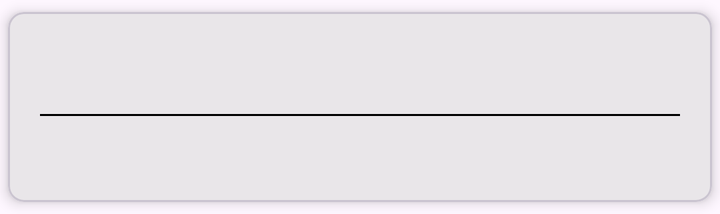
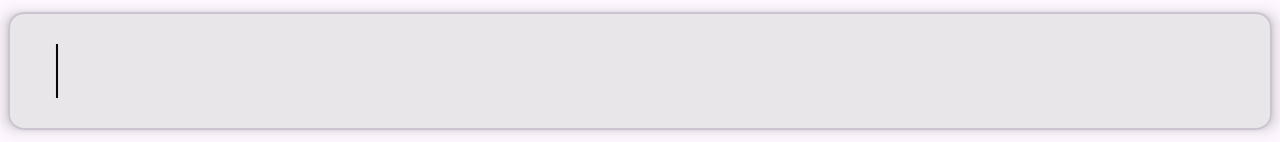

An Android layout and its configuration variant, each rendered on a device that would load it. The default file and the variant file are quoted in full after the pictures.
<!-- AndroidManifest.xml: application theme Theme.NasaJava -->
<!-- res/layout/adapter_item.xml -->
<?xml version="1.0" encoding="utf-8"?>
<com.google.android.material.card.MaterialCardView
    xmlns:android="http://schemas.android.com/apk/res/android"
    xmlns:app="http://schemas.android.com/apk/res-auto"
    android:id="@+id/card_view"
    android:layout_width="match_parent"
    android:layout_height="wrap_content"
    app:cardElevation="4dp"
    app:cardCornerRadius="8dp"
    app:cardPreventCornerOverlap="false"
    app:cardUseCompatPadding="true"
    android:clickable="true"
    android:focusable="true"
    android:checkable="false"
    app:layout_constraintTop_toTopOf="parent"
    app:layout_constraintBottom_toBottomOf="parent"
    app:layout_constraintStart_toStartOf="parent"
    app:layout_constraintEnd_toEndOf="parent"
    >

    <androidx.constraintlayout.widget.ConstraintLayout
        android:layout_width="match_parent"
        android:layout_height="wrap_content"
        android:background="@color/gray"
        >

        <com.google.android.material.textview.MaterialTextView
            android:id="@+id/date_text_view"
            android:layout_width="match_parent"
            android:layout_height="wrap_content"
            android:layout_marginTop="16dp"
            android:layout_marginBottom="8dp"
            android:layout_marginStart="16dp"
            android:layout_marginEnd="16dp"
            android:textAppearance="@android:style/TextAppearance.Material.Title"
            android:textColor="@color/purple_700"
            app:layout_constraintTop_toTopOf="parent"
            app:layout_constraintBottom_toTopOf="@+id/line_view"
            app:layout_constraintStart_toStartOf="parent"
            app:layout_constraintEnd_toEndOf="parent"
            />

        <View
            android:id="@+id/line_view"
            android:layout_width="match_parent"
            android:layout_height="1dp"
            android:layout_marginStart="16dp"
            android:layout_marginEnd="16dp"
            android:background="@color/black"
            app:layout_constraintTop_toBottomOf="@+id/date_text_view"
            app:layout_constraintBottom_toTopOf="@+id/title_text_view"
            app:layout_constraintStart_toStartOf="parent"
            app:layout_constraintEnd_toEndOf="parent"
            />

        <com.google.android.material.textview.MaterialTextView
            android:id="@+id/title_text_view"
            android:layout_width="match_parent"
            android:layout_height="wrap_content"
            android:layout_marginTop="8dp"
            android:layout_marginBottom="16dp"
            android:layout_marginStart="16dp"
            android:layout_marginEnd="16dp"
            android:textAppearance="@android:style/TextAppearance.Material.Body2"
            android:textColor="@color/teal_700"
            app:layout_constraintTop_toBottomOf="@+id/line_view"
            app:layout_constraintBottom_toBottomOf="parent"
            app:layout_constraintStart_toStartOf="parent"
            app:layout_constraintEnd_toEndOf="parent"
            />

    </androidx.constraintlayout.widget.ConstraintLayout>

</com.google.android.material.card.MaterialCardView>
<!-- resources referenced by this layout -->
<resources>
  <color name="black">#FF000000</color>
  <color name="gray">#E9E6E9</color>
  <color name="purple_700">#FF3700B3</color>
  <color name="teal_700">#FF018786</color>
  <style name="Theme.NasaJava" parent="Theme.Material3.DayNight.NoActionBar">
          
          <item name="colorPrimary">@color/purple_500</item>
          <item name="colorPrimaryVariant">@color/purple_700</item>
          <item name="colorOnPrimary">@color/white</item>
          
          <item name="colorSecondary">@color/teal_200</item>
          <item name="colorSecondaryVariant">@color/teal_700</item>
          <item name="colorOnSecondary">@color/black</item>
          
          <item name="android:statusBarColor" tools:targetApi="l">?attr/colorPrimaryVariant</item>
          
      </style>
  <color name="purple_500">#FF6200EE</color>
  <color name="white">#FFFFFFFF</color>
  <color name="teal_200">#FF03DAC5</color>
</resources>
<!-- res/layout-land/adapter_item.xml (the repository's variant of the layout above) -->
<!-- drawn on the phone turned sideways -->
<?xml version="1.0" encoding="utf-8"?>
<com.google.android.material.card.MaterialCardView
    xmlns:android="http://schemas.android.com/apk/res/android"
    xmlns:app="http://schemas.android.com/apk/res-auto"
    android:id="@+id/card_view"
    android:layout_width="match_parent"
    android:layout_height="wrap_content"
    app:cardElevation="4dp"
    app:cardCornerRadius="8dp"
    app:cardPreventCornerOverlap="false"
    app:cardUseCompatPadding="true"
    android:clickable="true"
    android:focusable="true"
    android:checkable="false"
    app:layout_constraintTop_toTopOf="parent"
    app:layout_constraintBottom_toBottomOf="parent"
    app:layout_constraintStart_toStartOf="parent"
    app:layout_constraintEnd_toEndOf="parent"
    >

    <androidx.constraintlayout.widget.ConstraintLayout
        android:layout_width="match_parent"
        android:layout_height="wrap_content"
        android:background="@color/gray"
        >

        <com.google.android.material.textview.MaterialTextView
            android:id="@+id/date_text_view"
            android:layout_width="wrap_content"
            android:layout_height="wrap_content"
            android:layout_marginTop="16dp"
            android:layout_marginBottom="16dp"
            android:layout_marginStart="16dp"
            android:layout_marginEnd="8dp"
            android:textAppearance="@android:style/TextAppearance.Material.Title"
            android:textColor="@color/purple_700"
            app:layout_constraintTop_toTopOf="parent"
            app:layout_constraintBottom_toBottomOf="parent"
            app:layout_constraintStart_toStartOf="parent"
            app:layout_constraintEnd_toStartOf="@+id/line_view"
            />

        <View
            android:id="@+id/line_view"
            android:layout_width="1dp"
            android:layout_height="0dp"
            android:layout_marginTop="16dp"
            android:layout_marginBottom="16dp"
            android:background="@color/black"
            app:layout_constraintTop_toTopOf="parent"
            app:layout_constraintBottom_toBottomOf="parent"
            app:layout_constraintStart_toEndOf="@+id/date_text_view"
            app:layout_constraintEnd_toStartOf="@+id/title_text_view"
            />

        <com.google.android.material.textview.MaterialTextView
            android:id="@+id/title_text_view"
            android:layout_width="0dp"
            android:layout_height="wrap_content"
            android:layout_marginTop="16dp"
            android:layout_marginBottom="16dp"
            android:layout_marginStart="8dp"
            android:layout_marginEnd="16dp"
            android:textAppearance="@android:style/TextAppearance.Material.Body2"
            android:textColor="@color/teal_700"
            app:layout_constraintTop_toTopOf="parent"
            app:layout_constraintBottom_toBottomOf="parent"
            app:layout_constraintStart_toEndOf="@+id/line_view"
            app:layout_constraintEnd_toEndOf="parent"
            />

    </androidx.constraintlayout.widget.ConstraintLayout>

</com.google.android.material.card.MaterialCardView>
